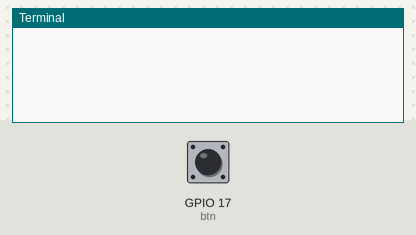
A program run on a simulated Raspberry Pi (BCM pin numbers). Shown: the last lines printed to the terminal. The inputs (shaded band) are chosen by the test bench; at power-on: GPIO 17 (btn) HIGH. Sound played through the audio output is not drawn and takes no time.

Above: at 1.2 s.
1.3 s: GPIO 17 (btn) pulled LOW for 0.15 s
At 2.6 s:
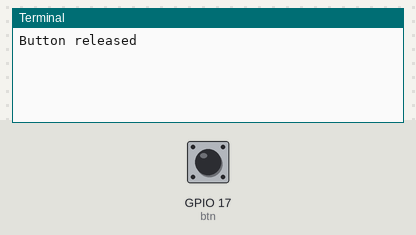
2.9 s: GPIO 17 (btn) pulled LOW for 3.2 s
At 5.9 s:
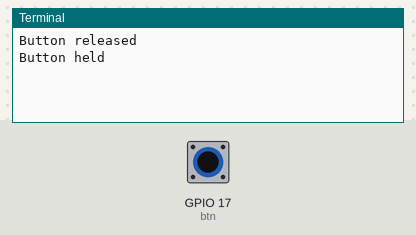

Measured:
- after the input at 1.3 s, the terminal: prints a new line after 0.15 s (image 1)
- after the input at 2.9 s, the terminal: prints a new line after 2.0 s (image 2)

The program:

try_another_play.py
```python
# another player
# implement alert

import vlc
from gpiozero import Button
from time import sleep

vlc_instance = vlc.Instance("--input-repeat=999")
player = vlc_instance.media_player_new()
song = vlc_instance.media_new("/home/pi/Music/alert.mp3")

player.set_media(song)
player.audio_set_volume(100)
player.play()

Button.was_held = False

def held(btn):
    print("Button held ")
    #btn.was_held = True
    player.stop()
    return 0

def released(btn):
    print("Button released ")
    #if not btn.was_held:
    #    pressed()
    #btn.was_held = False

def pressed():
    print("Button pressed ")
    #player.pause()

btn = Button(17, hold_time=2)

btn.when_held = held
btn.when_released = released

while True: pass
```
